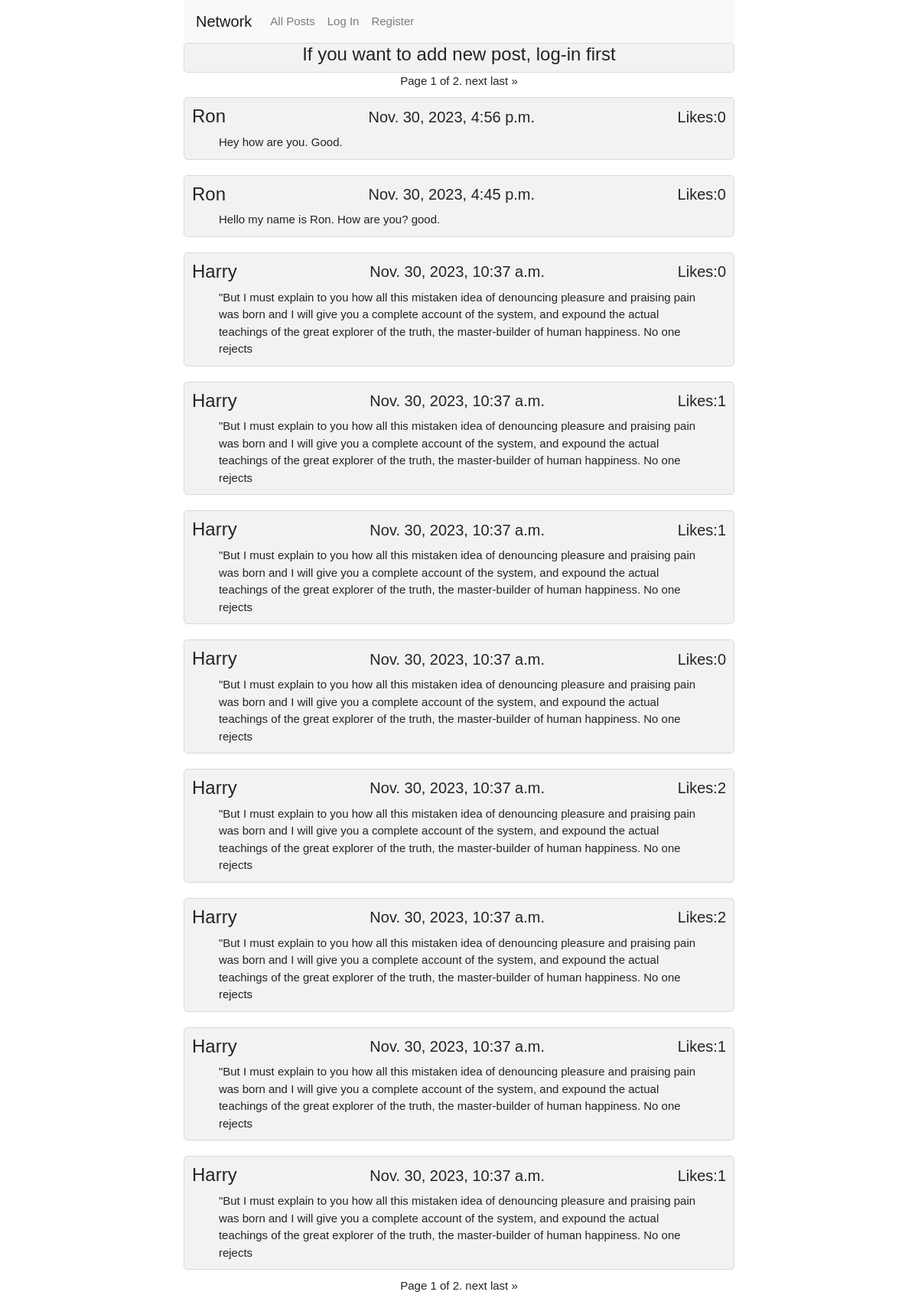
The page / on the database its author committed.
### network/models.py (models this page shows, shortened)
class Post(models.Model):
    author = models.ForeignKey(User, on_delete=models.CASCADE, related_name="posts")
    text = models.CharField(max_length=400)
    date = models.DateTimeField()

class User(AbstractUser):
    pass

### network/views.py (the view)
# urls.py: path("", views.index, name="index"),
def index(request):
    if request.method == "POST":
        is_added: bool = add_new_post(request)
        if is_added:
            HttpResponseRedirect(reverse("index"))
        else:
            new_post_form = NewPostForm(request.POST)
    all_posts = Post.objects.all().order_by("-date")
    paginator = Paginator(all_posts, 10) # Show 10 posts per page
    page_number = request.GET.get("page")
    page_obj = paginator.get_page(page_number)
    try:
        if new_post_form:
            pass
    except UnboundLocalError:
        new_post_form = NewPostForm()
    liked_post_query = Post.objects.filter(likes__author=request.user.id)
    return render(request, "network/index.html", {
        "page_obj": page_obj,
        "new_post_form": new_post_form,
        "liked_post_query": liked_post_query
    })

### network/templates/network/index.html (shortened to what this page needs)
{% extends "network/layout.html" %}
{% block body %}
    {% if user.is_authenticated %}
        <div id="new-post-container">
            <h4>Write new post</h4>
            <form method="post" action="{% url 'index' %}">
                {% csrf_token %}
                {{ new_post_form.text }}
                <input type="submit" class= "btn btn-secondary" value="Add new post">
            </form>
        </div>
    {% else %}
        <div id="new-post-container">
            <h4>If you want to add new post, <a href="{% url 'login' %}">log-in</a> first</h4>
        </div>
    {% endif %}
    <div class="pagination">
    <span class="step-links">
        <span class="current">
            Page {{ page_obj.number }} of {{ page_obj.paginator.num_pages }}.
        </span>
        {% if page_obj.has_next %}
            <a href="?page={{ page_obj.next_page_number }}">next</a>
            <a href="?page={{ page_obj.paginator.num_pages }}">last &raquo;</a>
        {% endif %}
    </span>
    </div>
    {% for post in page_obj %}
        <div class="post-container" id="post_{{post.id}}">
            <div class="post-header d-flex justify-content-between align-items-center">
                <h4><a href= "{% url 'display_user' user_id=post.author.id %}">{{ post.author.username }}</a></h4>
                <h5>{{ post.date }}</h5>
                <div class="button-container d-flex align-items-center">
                    <h5>Likes:</h5>
                    <h5 class="likes" id="likes_{{ post.id }}">{{ post.likes.count }}</h5>
                </div>
            </div>
            <div>
                <p class="post-text" id="post_text_{{ post.id }}">{{ post.text }}</p>
            </div>
        </div>
    {% endfor %}
    <div class="pagination">
        <span class="step-links">
            <span class="current">
                Page {{ page_obj.number }} of {{ page_obj.paginator.num_pages }}.
            </span>
            {% if page_obj.has_next %}
                <a href="?page={{ page_obj.next_page_number }}">next</a>
                <a href="?page={{ page_obj.paginator.num_pages }}">last &raquo;</a>
            {% endif %}
        </span>
    </div>
{% endblock %}

### network/templates/network/layout.html (shortened to what this page needs)
{% load static %}
<!DOCTYPE html>
<html lang="en">
    <head>
        <link rel="stylesheet" href="https://stackpath.bootstrapcdn.com/bootstrap/4.4.1/css/bootstrap.min.css">
        <link href="{% static 'network/styles.css' %}" rel="stylesheet">
        <link rel="stylesheet" href="https://cdnjs.cloudflare.com/ajax/libs/font-awesome/4.7.0/css/font-awesome.min.css">
    </head>
    <body>
        <nav class="navbar navbar-expand-lg navbar-light bg-light">
            <a class="navbar-brand" href="{% url 'index' %}">Network</a>
            <div>
              <ul class="navbar-nav mr-auto">
                <li class="nav-item">
                  <a class="nav-link" href="{% url 'index' %}">All Posts</a>
                </li>
                {% if user.is_authenticated %}
                    <li class="nav-item">
                        <a class="nav-link" href="{% url 'following' %}">Following</a>
                    </li>
                    <li class="nav-item">
                        <a class="nav-link" href="{% url 'logout' %}">Log Out</a>
                    </li>
                {% else %}
                    <li class="nav-item">
                        <a class="nav-link" href="{% url 'login' %}">Log In</a>
                    </li>
                    <li class="nav-item">
                        <a class="nav-link" href="{% url 'register' %}">Register</a>
                    </li>
                {% endif %}
              </ul>
            </div>
          </nav>
        <div class="body">
            {% block body %}
            {% endblock %}
        </div>
    </body>
</html>

### network/static/network/styles.css (style rules this page uses)
.post-container { width: 80%; margin: 10px; padding: 10px; }
body { margin: auto; padding: auto; width: 60%; font-family: "Helvetica", "Arial", "sans-serif"; font-size: .9375rem; }
.body { display: flex; flex-direction: column; align-items: center; justify-content: center; width: 100%; }
#new-post-container { display: flex; flex-direction: column; align-items: center; justify-content: center; width: 100%; background-color: #f2f2f2; border: 1px solid; border-radius: 5px; border-color: #d9d9d9; border-width: 1px; }
.post-container { background-color: #f2f2f2; border: 1px solid; border-radius: 5px; border-color: #d9d9d9; border-width: 1px; width: 100%; }
a { color: inherit; }
.post-container p { width: 90%; margin: auto; }

### rows shown on the page
Post: author.username "Ron", date "Nov. 30, 2023, 4:56 p.m.", likes.count "0", text "Hey how are you. Good."
Post: author.username "Ron", date "Nov. 30, 2023, 4:45 p.m.", likes.count "0", text "Hello my name is Ron. How are you? good."
Post: author.username "Harry", date "Nov. 30, 2023, 10:37 a.m.", likes.count "0", text "\"But I must explain to you how all this mistaken idea of denouncing pleasure and praising pain was born and I will give you a complete account of the system, and expound the actual teachings of the great explorer of the truth, the master-builder of human happiness. No one rejects"
Post: author.username "Harry", date "Nov. 30, 2023, 10:37 a.m.", likes.count "1", text "\"But I must explain to you how all this mistaken idea of denouncing pleasure and praising pain was born and I will give you a complete account of the system, and expound the actual teachings of the great explorer of the truth, the master-builder of human happiness. No one rejects"
Post: author.username "Harry", date "Nov. 30, 2023, 10:37 a.m.", likes.count "1", text "\"But I must explain to you how all this mistaken idea of denouncing pleasure and praising pain was born and I will give you a complete account of the system, and expound the actual teachings of the great explorer of the truth, the master-builder of human happiness. No one rejects"
Post: author.username "Harry", date "Nov. 30, 2023, 10:37 a.m.", likes.count "0", text "\"But I must explain to you how all this mistaken idea of denouncing pleasure and praising pain was born and I will give you a complete account of the system, and expound the actual teachings of the great explorer of the truth, the master-builder of human happiness. No one rejects"
Post: author.username "Harry", date "Nov. 30, 2023, 10:37 a.m.", likes.count "2", text "\"But I must explain to you how all this mistaken idea of denouncing pleasure and praising pain was born and I will give you a complete account of the system, and expound the actual teachings of the great explorer of the truth, the master-builder of human happiness. No one rejects"
Post: author.username "Harry", date "Nov. 30, 2023, 10:37 a.m.", likes.count "2", text "\"But I must explain to you how all this mistaken idea of denouncing pleasure and praising pain was born and I will give you a complete account of the system, and expound the actual teachings of the great explorer of the truth, the master-builder of human happiness. No one rejects"
Post: author.username "Harry", date "Nov. 30, 2023, 10:37 a.m.", likes.count "1", text "\"But I must explain to you how all this mistaken idea of denouncing pleasure and praising pain was born and I will give you a complete account of the system, and expound the actual teachings of the great explorer of the truth, the master-builder of human happiness. No one rejects"
Post: author.username "Harry", date "Nov. 30, 2023, 10:37 a.m.", likes.count "1", text "\"But I must explain to you how all this mistaken idea of denouncing pleasure and praising pain was born and I will give you a complete account of the system, and expound the actual teachings of the great explorer of the truth, the master-builder of human happiness. No one rejects"

### other values the page prints
{{ page_obj.number }} "1"
{{ page_obj.paginator.num_pages }} "2"
